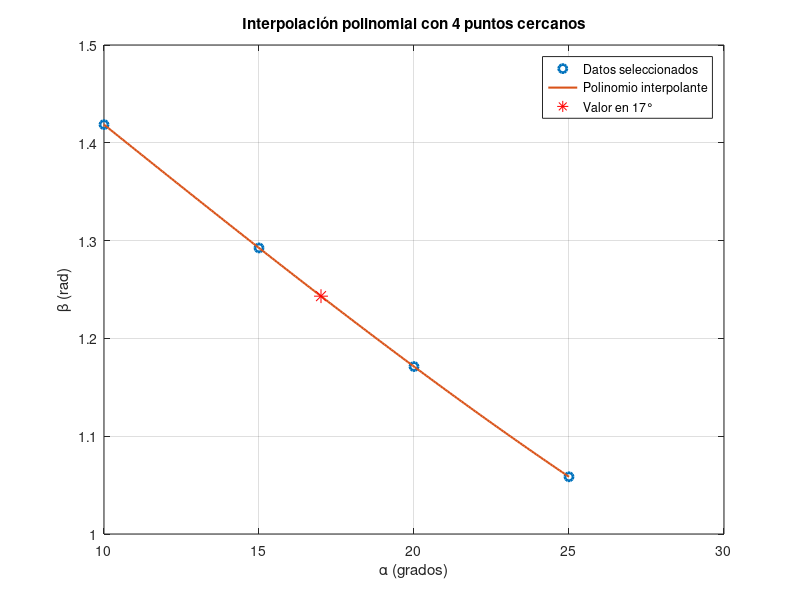

The MATLAB source for this figure:
clc;
clear;
close all;

% Datos completos
alpha = [0 5 10 15 20 25 30];
beta = [1.6595 1.5434 1.4186 1.2925 1.1712 1.0585 0.9561];

% Punto donde se quiere calcular la segunda derivada
x_eval = 17;

% Seleccionar los 4 puntos más cercanos a alpha = 17
alpha_sel = [10 15 20 25];
beta_sel = [1.4186 1.2925 1.1712 1.0585];

% Ajuste polinomial de grado 3 usando los 4 puntos
p = polyfit(alpha_sel, beta_sel, 3);

% Segunda derivada del polinomio
p_der2 = polyder(polyder(p));

% Evaluar la segunda derivada en alpha = 17
beta_segunda = polyval(p_der2, x_eval);

% Mostrar resultado
fprintf('La segunda derivada de beta respecto de alpha en alpha = 17° es: %.6f\n', beta_segunda);

% Graficar el polinomio interpolante
xx = linspace(10,25,200);
yy = polyval(p, xx);

figure;
plot(alpha_sel, beta_sel, 'o', 'LineWidth', 2);
hold on;
plot(xx, yy, '-', 'LineWidth', 1.5);
plot(x_eval, polyval(p, x_eval), 'r*', 'MarkerSize', 10);
grid on;

xlabel('\alpha (grados)');
ylabel('\beta (rad)');
title('Interpolación polinomial con 4 puntos cercanos');
legend('Datos seleccionados', 'Polinomio interpolante', 'Valor en 17°');
